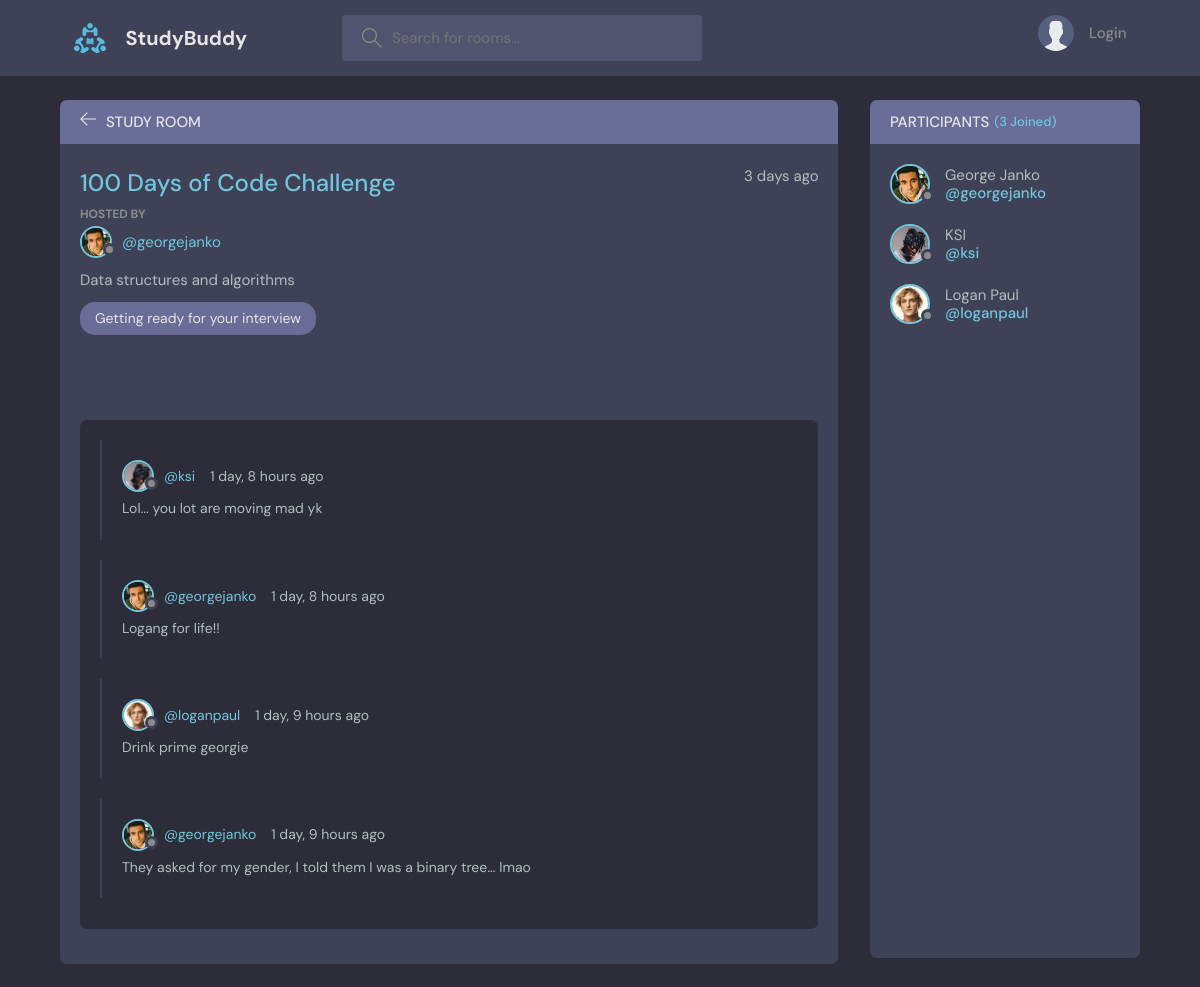
Screenshot of /room-new/2/ with the database file from the repository.
### base/models.py (models this page shows, shortened)
class Room(models.Model):
    value = "room"
    host = models.ForeignKey(User, on_delete=models.SET_NULL, null=True)
    topic = models.ForeignKey(Topic, on_delete=models.SET_NULL, null=True)
    name = models.CharField(max_length=200)
    participants = models.ManyToManyField(User, related_name='participants', blank=True)
    description = models.TextField(null=True, blank=True)
    updated = models.DateTimeField(auto_now=True)
    created = models.DateTimeField(auto_now_add=True)
    class Meta:
        ordering = ['-updated', '-created']

class User(AbstractUser):
    name = models.CharField(max_length=200, null=True)
    email = models.EmailField(unique=True, null=True)
    bio = models.TextField(null=True)
    avatar = models.ImageField(null=True, default="avatar.svg")
    USERNAME_FIELD = 'email'
    REQUIRED_FIELDS = []

class Topic(models.Model):
    name = models.CharField(max_length=200)
    def __str__(self):
        return self.name

class Message(models.Model):
    value = "message"
    user = models.ForeignKey(User, on_delete=models.CASCADE)
    room = models.ForeignKey(Room, on_delete=models.CASCADE)
    body = models.TextField()
    updated = models.DateTimeField(auto_now=True)
    created = models.DateTimeField(auto_now_add=True)
    class Meta:
        ordering = ['-updated', '-created']

### base/views.py (the view, shortened to what this page needs)
# urls.py: path('room-new/<str:pk>/', views.room, name="room"),
def room(request, pk):
    room = Room.objects.get(id=pk)
    room_messages = room.message_set.all().order_by('-created')
    participants = room.participants.all()
    context = {'room': room, 'room_messages': room_messages, 'participants': participants}
    return render(request, 'base/room.html', context)

### base/templates/base/room.html (shortened to what this page needs)
{% extends 'main.html' %}
{% block content %}
    <main class="profile-page layout layout--2">
      <div class="container">
        <div class="room">
          <div class="room__top">
            <div class="room__topLeft">
              <a href="{% url 'home' %}">
                <svg version="1.1" xmlns="http://www.w3.org/2000/svg" width="32" height="32" viewBox="0 0 32 32">
                  <title>arrow-left</title>
                  <path
                    d="M13.723 2.286l-13.723 13.714 13.719 13.714 1.616-1.611-10.96-10.96h27.625v-2.286h-27.625l10.965-10.965-1.616-1.607z"
                  ></path>
                </svg>
              </a>
              <h3>Study Room</h3>
            </div>
          </div>
          <div class="room__box scroll">
            <div class="room__header scroll">
              <div class="room__info">
                <h3>100 Days of Code Challenge</h3>
                <span>3 days ago</span>
              </div>
              <div class="room__hosted">
                <p>Hosted By</p>
                <a href="{% url 'profile' room.host.id %}" class="room__author">
                  <div class="avatar avatar--small">
                    <img src="{{room.host.avatar.url}}" />
                  </div>
                  <span>@{{room.host.username}}</span>
                </a>
              </div>
              <div>
                {{room.topic}}
              </div>
              <span class="room__topics">{{room.name}}</span>
            </div>
            <div class="room__conversation">
              <div class="threads scroll">
                {% for message in room_messages %}
                <div class="thread">
                  <div class="thread__top">
                    <div class="thread__author">
                      <a href="{}% url 'profile' message.host.id %}" class="thread__authorInfo">
                        <div class="avatar avatar--small">
                          <img src="{{message.user.avatar.url}}" />
                        </div>
                        <span>@{{message.user.username}}</span>
                      </a>
                      <span class="thread__date">{{message.created|timesince}} ago</span>
                    </div>
                  </div>
                  <div class="thread__details">
                    {{message.body}}
                  </div>
                </div>
                {% endfor %}
              </div>
            </div>
          </div>
        </div>
        <div class="participants">
          <h3 class="participants__top">Participants <span>({{participants.count}} Joined)</span></h3>
          <div class="participants__list scroll">
            {% for participant in participants %}
            <a href="{% url 'profile' participant.id %}" class="participant">
              <div class="avatar avatar--medium">
                <img src="{{participant.avatar.url}}" />
              </div>
              <p>
                {{participant.name}}
                <span>@{{participant.username}}</span>
              </p>
            </a>
            {% endfor %}
          </div>
        </div>
      </div>
    </main>
{% endblock content %}

### rows the page displays
Room: host.avatar (picture), host.username "georgejanko", topic "Data structures and algorithms", name "Getting ready for your interview"
Message: user.avatar (picture), user.username "ksi", created "1 day, 8 hours", body "Lol... you lot are moving mad yk"
Message: user.avatar (picture), user.username "georgejanko", created "1 day, 8 hours", body "Logang for life!!"
Message: user.avatar (picture), user.username "loganpaul", created "1 day, 9 hours", body "Drink prime georgie"
Message: user.avatar (picture), user.username "georgejanko", created "1 day, 9 hours", body "They asked for my gender, I told them I was a binary tree... lmao"
User: avatar (picture), name "George Janko", username "georgejanko"
User: avatar (picture), name "KSI", username "ksi"
User: avatar (picture), name "Logan Paul", username "loganpaul"

### other values shown
{{ participants.count }} "3"
